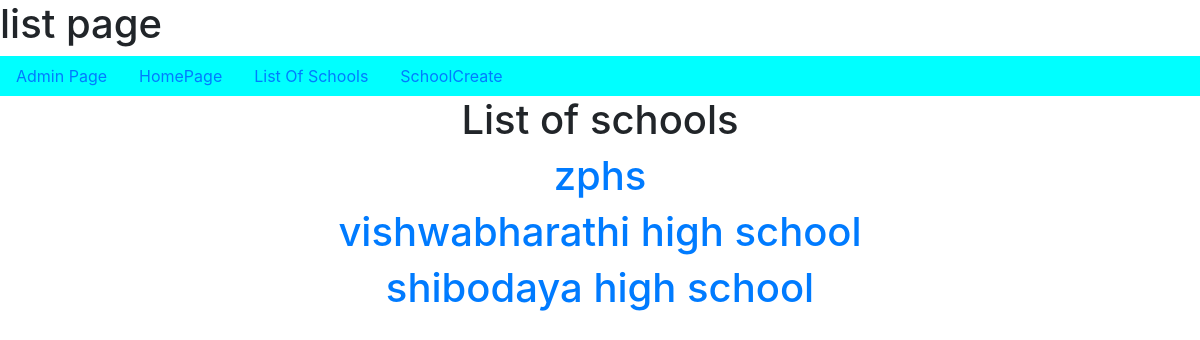
Page /SchoolList/ on the earlier database version.
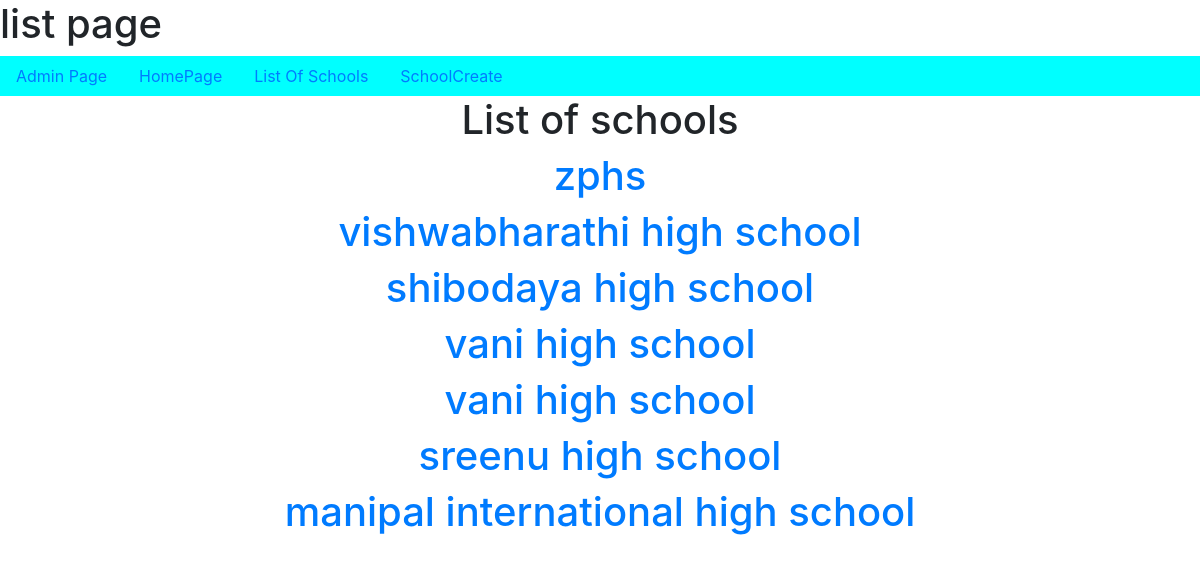
Same page on the later database version.
### app/models.py (models this page shows, shortened)
class School(models.Model):
    name=models.CharField(max_length=100)
    principal=models.CharField(max_length=100)
    location=models.CharField(max_length=100)

### app/views.py (the view)
# urls.py: path('SchoolList/',SchoolList.as_view(),name='SchoolList'),
class SchoolList(ListView):
    model=School
    context_object_name='schools'

### templates/app/school_list.html
{% extends 'app/dummy.html' %}
{% block title %}
  <h1>list page</h1>
{% endblock %}
{% block body_block %}
<h1>List of schools</h1>
  {% for school in schools %}
      <a href="{{school.pk}}"><h1>{{school.name}}</h1></a>
  {% endfor %}
{% endblock %}

### templates/app/dummy.html (shortened to what this page needs)
<!doctype html>
<html lang="en">
  <head>
    <link rel="stylesheet" href="https://cdn.jsdelivr.net/npm/bootstrap@4.6.2/dist/css/bootstrap.min.css">
{% block title %}{% endblock %}
  </head>
  <body>
<center>
    <nav class="nav" style="background-color:cyan;">
        <a href="{% url 'admin:index' %}" class="nav-link">Admin Page</a>
        <a href="{% url 'home' %}" class="nav-link">HomePage</a>
        <a href="{% url 'SchoolList' %}" class="nav-link">List Of Schools</a>
        <a href="{% url 'SchoolCreate' %}" class="nav-link">SchoolCreate</a>
    </nav>
    {% block body_block %}
    {% endblock %}
</center>
  </body>
</html>

Differences in the rows shown:
added School: name "vani high school"
added School: name "vani high school"
added School: name "sreenu high school"
added School: name "manipal international high school"
